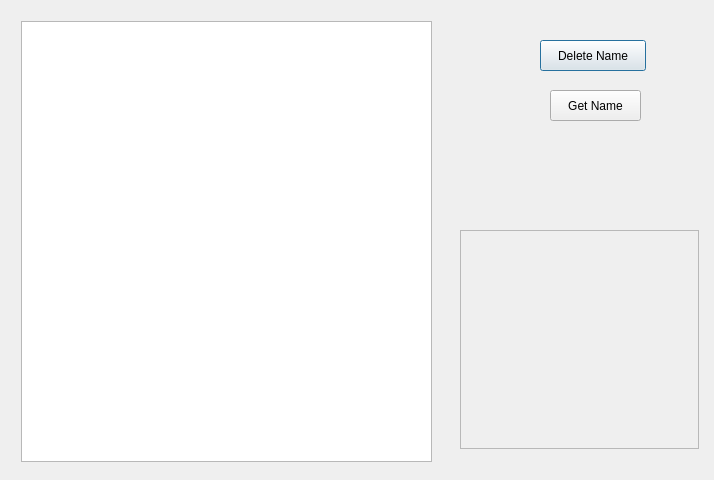
<?xml version="1.0" encoding="UTF-8"?>
<ui version="4.0">
 <class>treeviwdirmodeldialog</class>
 <widget class="QDialog" name="treeviwdirmodeldialog">
  <property name="geometry">
   <rect>
    <x>0</x>
    <y>0</y>
    <width>714</width>
    <height>480</height>
   </rect>
  </property>
  <property name="windowTitle">
   <string>treeviwdirmodeldialog</string>
  </property>
  <widget class="QPushButton" name="pushButton_2">
   <property name="geometry">
    <rect>
     <x>540</x>
     <y>40</y>
     <width>106</width>
     <height>31</height>
    </rect>
   </property>
   <property name="text">
    <string>Delete Name</string>
   </property>
  </widget>
  <widget class="QWidget" name="horizontalLayoutWidget">
   <property name="geometry">
    <rect>
     <x>449</x>
     <y>219</y>
     <width>261</width>
     <height>241</height>
    </rect>
   </property>
   <layout class="QHBoxLayout" name="horizontalLayout_2">
    <item>
     <widget class="QScrollArea" name="scrollArea">
      <property name="autoFillBackground">
       <bool>true</bool>
      </property>
      <property name="sizeAdjustPolicy">
       <enum>QAbstractScrollArea::AdjustToContents</enum>
      </property>
      <property name="widgetResizable">
       <bool>true</bool>
      </property>
      <widget class="QWidget" name="scrollAreaWidgetContents">
       <property name="geometry">
        <rect>
         <x>0</x>
         <y>0</y>
         <width>257</width>
         <height>237</height>
        </rect>
       </property>
       <widget class="QLabel" name="label">
        <property name="geometry">
         <rect>
          <x>0</x>
          <y>0</y>
          <width>251</width>
          <height>231</height>
         </rect>
        </property>
        <property name="text">
         <string/>
        </property>
        <property name="scaledContents">
         <bool>true</bool>
        </property>
       </widget>
      </widget>
     </widget>
    </item>
   </layout>
  </widget>
  <widget class="QPushButton" name="pushButton">
   <property name="geometry">
    <rect>
     <x>550</x>
     <y>90</y>
     <width>91</width>
     <height>31</height>
    </rect>
   </property>
   <property name="text">
    <string>Get Name</string>
   </property>
  </widget>
  <widget class="QTreeView" name="treeView">
   <property name="geometry">
    <rect>
     <x>21</x>
     <y>21</y>
     <width>411</width>
     <height>441</height>
    </rect>
   </property>
  </widget>
 </widget>
 <layoutdefault spacing="6" margin="11"/>
 <resources/>
 <connections/>
</ui>
